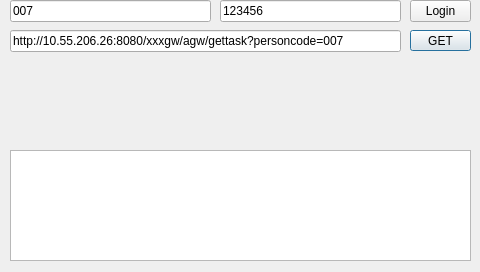
<?xml version="1.0" encoding="UTF-8"?>
<ui version="4.0">
 <class>HttpTestDialog</class>
 <widget class="QDialog" name="HttpTestDialog">
  <property name="geometry">
   <rect>
    <x>0</x>
    <y>0</y>
    <width>480</width>
    <height>272</height>
   </rect>
  </property>
  <property name="sizePolicy">
   <sizepolicy hsizetype="Fixed" vsizetype="Fixed">
    <horstretch>0</horstretch>
    <verstretch>0</verstretch>
   </sizepolicy>
  </property>
  <property name="minimumSize">
   <size>
    <width>168</width>
    <height>0</height>
   </size>
  </property>
  <property name="windowTitle">
   <string>MainDialog</string>
  </property>
  <widget class="QPushButton" name="requestBtn">
   <property name="geometry">
    <rect>
     <x>410</x>
     <y>30</y>
     <width>61</width>
     <height>21</height>
    </rect>
   </property>
   <property name="sizePolicy">
    <sizepolicy hsizetype="Preferred" vsizetype="Preferred">
     <horstretch>0</horstretch>
     <verstretch>0</verstretch>
    </sizepolicy>
   </property>
   <property name="minimumSize">
    <size>
     <width>0</width>
     <height>0</height>
    </size>
   </property>
   <property name="maximumSize">
    <size>
     <width>16777215</width>
     <height>16777215</height>
    </size>
   </property>
   <property name="text">
    <string>GET</string>
   </property>
  </widget>
  <widget class="QLineEdit" name="lineEdit_password">
   <property name="geometry">
    <rect>
     <x>220</x>
     <y>0</y>
     <width>181</width>
     <height>22</height>
    </rect>
   </property>
   <property name="sizePolicy">
    <sizepolicy hsizetype="Preferred" vsizetype="Preferred">
     <horstretch>0</horstretch>
     <verstretch>0</verstretch>
    </sizepolicy>
   </property>
   <property name="text">
    <string>123456</string>
   </property>
   <property name="cursorPosition">
    <number>0</number>
   </property>
  </widget>
  <widget class="QPushButton" name="pushButton_login">
   <property name="geometry">
    <rect>
     <x>410</x>
     <y>0</y>
     <width>61</width>
     <height>22</height>
    </rect>
   </property>
   <property name="sizePolicy">
    <sizepolicy hsizetype="Preferred" vsizetype="Preferred">
     <horstretch>0</horstretch>
     <verstretch>0</verstretch>
    </sizepolicy>
   </property>
   <property name="text">
    <string>Login</string>
   </property>
  </widget>
  <widget class="QLineEdit" name="lineEdit_username">
   <property name="geometry">
    <rect>
     <x>10</x>
     <y>0</y>
     <width>201</width>
     <height>22</height>
    </rect>
   </property>
   <property name="sizePolicy">
    <sizepolicy hsizetype="Preferred" vsizetype="Preferred">
     <horstretch>0</horstretch>
     <verstretch>0</verstretch>
    </sizepolicy>
   </property>
   <property name="text">
    <string>007</string>
   </property>
   <property name="cursorPosition">
    <number>0</number>
   </property>
  </widget>
  <widget class="QTextEdit" name="resultEdit">
   <property name="enabled">
    <bool>true</bool>
   </property>
   <property name="geometry">
    <rect>
     <x>10</x>
     <y>150</y>
     <width>461</width>
     <height>111</height>
    </rect>
   </property>
   <property name="sizePolicy">
    <sizepolicy hsizetype="Preferred" vsizetype="Preferred">
     <horstretch>0</horstretch>
     <verstretch>0</verstretch>
    </sizepolicy>
   </property>
   <property name="baseSize">
    <size>
     <width>0</width>
     <height>12</height>
    </size>
   </property>
   <property name="toolTip">
    <string>123</string>
   </property>
   <property name="html">
    <string>&lt;!DOCTYPE HTML PUBLIC &quot;-//W3C//DTD HTML 4.0//EN&quot; &quot;http://www.w3.org/TR/REC-html40/strict.dtd&quot;&gt;
&lt;html&gt;&lt;head&gt;&lt;meta name=&quot;qrichtext&quot; content=&quot;1&quot; /&gt;&lt;style type=&quot;text/css&quot;&gt;
p, li { white-space: pre-wrap; }
&lt;/style&gt;&lt;/head&gt;&lt;body style=&quot; font-family:'Sans Serif'; font-size:9pt; font-weight:400; font-style:normal;&quot;&gt;
&lt;p style=&quot;-qt-paragraph-type:empty; margin-top:0px; margin-bottom:0px; margin-left:0px; margin-right:0px; -qt-block-indent:0; text-indent:0px;&quot;&gt;&lt;br /&gt;&lt;/p&gt;&lt;/body&gt;&lt;/html&gt;</string>
   </property>
   <property name="tabStopWidth">
    <number>0</number>
   </property>
  </widget>
  <widget class="QLineEdit" name="addressEdit">
   <property name="geometry">
    <rect>
     <x>10</x>
     <y>30</y>
     <width>391</width>
     <height>22</height>
    </rect>
   </property>
   <property name="text">
    <string>http://10.55.206.26:8080/xxxgw/agw/gettask?personcode=007</string>
   </property>
  </widget>
 </widget>
 <layoutdefault spacing="6" margin="11"/>
 <resources/>
 <connections/>
</ui>
